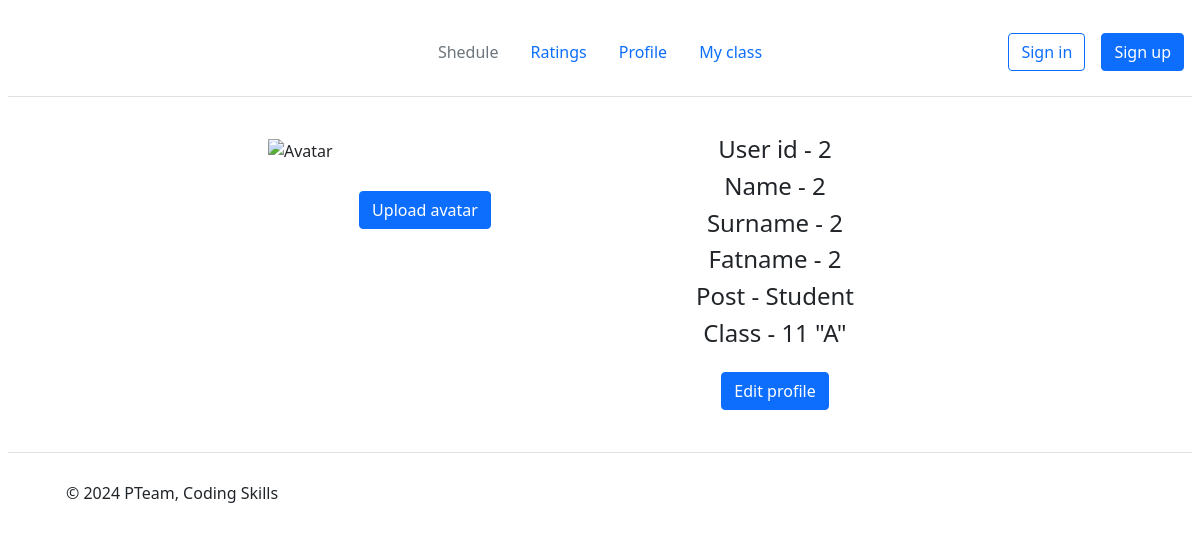
Before: /profile/2 (signed in) with the older database file.
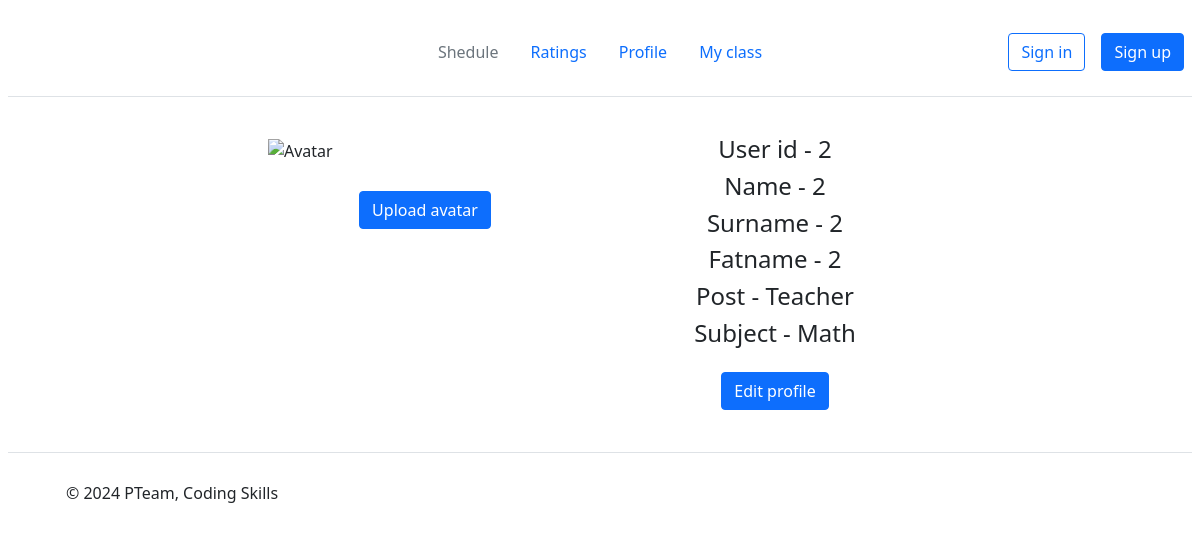
After: the same page with the newer database file.
### models.py (models this page shows)
class Student(db.Model):
    id = db.Column(db.Integer, primary_key=True)
    user_id = db.Column(db.Integer, index=True)
    class_num = db.Column(db.String(3), nullable=False)
    class_let = db.Column(db.String(3), nullable=False)

class Subjects(db.Model):
    subject_id = db.Column(db.Integer, primary_key=True)
    subject_name = db.Column(db.String(30), nullable=False)

### main.py (the view)
@app.route('/profile/<int:user_id>')  # Профиль
@login_required
def profile(user_id):
    user = Users.query.filter_by(user_id=user_id).first()
    if not user:
        return render_template('notification.html', message=MESSAGE_LIST[5633], message_id=5633, url=f'/{user_id}',
                               text='To main', user_id=user_id)
    if user.is_student:
        student = Student.query.filter_by(user_id=user_id).first()
        if not student:
            class_num = 'You haven\'t been assigned to a class yet'
            class_let = ''
        else:
            class_num = student.class_num
            class_let = f'"{student.class_let}"'
        return render_template('profile.html', user_id=user_id, name=user.name, surname=user.surname,
                               fatname=user.fatname, is_student=True, class_num=class_num, class_let=class_let)
    elif user.is_teacher:
        teacher = Teacher.query.filter_by(user_id=user_id).first()
        if teacher:
            subjects = Subjects.query.filter_by(subject_id=teacher.subject_id).first()
            if subjects:
                subject = subjects.subject_name
        else:
            subject = 'You haven\'t been assigned to subjects yet'
        return render_template('profile.html', user_id=user_id, name=user.name, surname=user.surname,
                               fatname=user.fatname, is_teacher=True, subject=subject)
    else:
        return render_template('notification.html', message=MESSAGE_LIST[5775], message_id=5775, url=f'/{user_id}',
                               text='To main', user_id=user_id)

### UserLogin.py (called while the page is built)
    def fromDB(self, user_id, db):
        myusers = db.query.all()
        for user1 in myusers:
            if user_id == user1.user_id:
                self.__user = user1
        return self

### main.py (called while the page is built)
@login_manager.user_loader
def load_user(user_id):
    return UserLogin().fromDB(user_id, Users)

### templates/profile.html
{% extends "base.html" %}
{% block body%}
<div class="prof-container">
    <div class="column">
        <div><img src="avatar/{{user_id}}" alt="Avatar" class="user-avatar"></div>
        <div class="container">
        <div><a href="/profile/avatar/upload/{{user_id}}" class="btn btn-primary">Upload avatar</a></div>
        </div>
    </div>
    <div class="column">
        <div class="container">
            <div class="user-info">
                <h4>User id - {{user_id}}</h4>
                <h4>Name - {{name}}</h4>
                <h4>Surname - {{surname}}</h4>
                <h4>Fatname - {{fatname}}</h4>
                {% if is_student %}
                <h4>Post - Student</h4>
                <h4>Class - {{class_num}} {{class_let}}</h4>
                {% elif is_teacher %}
                <h4>Post - Teacher<h4>
                <h4>Subject - {{subject}}</h4>
                {% else %}
                <h4>Post - None</h4>
                {% endif %}
            </div>
            <a href="/profile/edit/{{user_id}}" class="btn btn-primary">Edit profile</a>
        </div>
    </div>
</div>
{% endblock %}

Changed rows visible on the page:
removed Student: class_num "11"
now on this page (row unchanged): Subjects: subject_name "Math"
Other visible differences:
{{ class_let }}: "\"A\"" → (not shown)
text no longer shown: "Post - Student Class -"
text now shown: "Post - Teacher Subject -"
